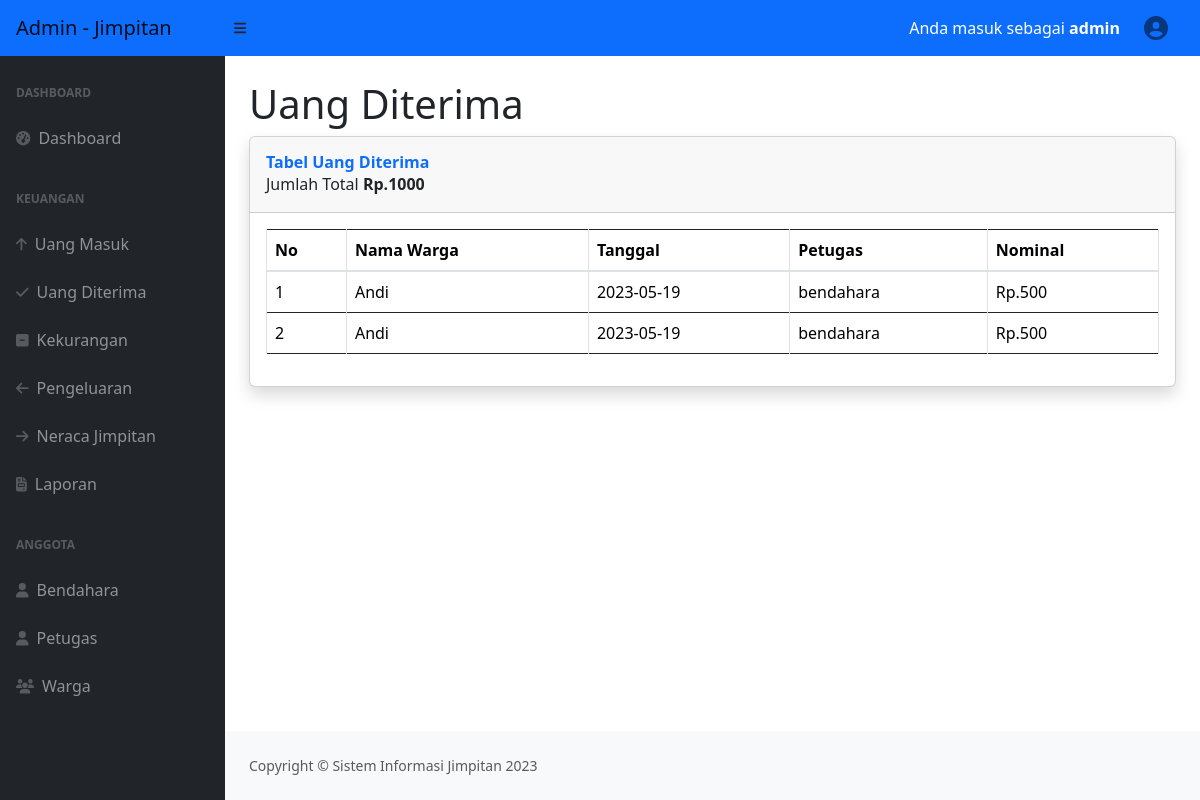
The page /uangditerima.php (signed in) on the database its author committed.
### tables this page shows
CREATE TABLE `pemasukan` (
  `id` int(11) NOT NULL,
  `nama_warga` varchar(25) NOT NULL,
  `tanggal` date NOT NULL,
  `petugas` varchar(25) NOT NULL,
  `jumlah` varchar(11) NOT NULL,
  `status` varchar(10) NOT NULL
);

### uangditerima.php (the view, shortened to what this page needs)
<?php
include 'koneksidb.php';
$penghasilan_total = mysqli_query($conn, "SELECT sum(jumlah) FROM `pemasukan` WHERE `status`='disimpan'");
$data_penghasilan_total = mysqli_fetch_assoc($penghasilan_total);
$hasil_penghasilan_total = $data_penghasilan_total['sum(jumlah)'];
?>
<!DOCTYPE html>
<html lang="en">
    <head>
        <link href="main/dataTables/datatables.min.css" rel="stylesheet"/>
        <link href="https://cdn.jsdelivr.net/npm/simple-datatables@latest/dist/style.css" rel="stylesheet" />
        <link href="css/styles.css" rel="stylesheet" />
        <link href="vendor/datatables/dataTables.bootstrap4.min.css" rel="stylesheet">
        <link href="main/dataTables/datatables.min.css" rel="stylesheet"/>
        <link rel="stylesheet" href="https://cdn.jsdelivr.net/npm/bootstrap@4.5.3/dist/css/bootstrap.min.css"
>
	<link rel="stylesheet" type="text/css" href="assets/css/bootstrap.css">
	<link rel="stylesheet" type="text/css" href="assets/DataTables/media/css/jquery.dataTables.css">
	<link rel="stylesheet" type="text/css" href="assets/DataTables/media/css/dataTables.bootstrap.css">
</head>
<body class="sb-nav-fixed">
<?php
require ('header.php');
require ('sidenav.php');
?>
<div id="layoutSidenav_content">
<main>
<div class="container-fluid px-4">
    <h1 class="mt-4">Uang Diterima</h1>
<div class="card shadow mb-4">
            <div class="card-header py-3">
              <h6 class="m-0 font-weight-bold text-primary">Tabel Uang Diterima</h6>
              <td>Jumlah Total <strong>Rp.<?php echo $hasil_penghasilan_total ?></strong></td>
            </div>
            <div class="card-body">
              <div class="table-responsive">
                <table class="table table-bordered" id="dataTable" width="100%" cellspacing="0">
                  <thead>
        <tr>
            <th>No</th>
            <th>Nama Warga</th>
            <th>Tanggal</th>
            <th>Petugas</th>
            <th>Nominal</th>
        </tr>
</thead>
        <?php
    $query = "SELECT * FROM `pemasukan` WHERE `status`='disimpan' ORDER BY `id` DESC";
            $result = mysqli_query($conn, $query);
            $no = 1;
            while($data = mysqli_fetch_assoc($result))
            {
              ?>
        <tr>
            <td><?php echo $no++ ?></td>
            <td><?php echo $data['nama_warga'] ?></td>
            <td><?php echo $data['tanggal'] ?></td>
            <td><?php echo $data['petugas'] ?></td>
            <td>Rp.<?php echo $data['jumlah'] ?></td>
        </tr>
        <?php
            }
            ?>
</table>
</div>
</body>
<?php
require ('footer.php');
?>
</html>

### rows shown on the page
pemasukan: nama_warga "Andi", tanggal "2023-05-19", petugas "bendahara", jumlah "500"
pemasukan: nama_warga "Andi", tanggal "2023-05-19", petugas "bendahara", jumlah "500"

### other values the page prints
$_SESSION['username'] "admin"
$hasil_penghasilan_total "1000"
